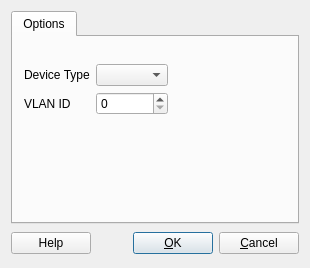
<ui version="4.0" >
 <class>vlanOnlyIfaceOptsDialog_q</class>
 <widget class="QDialog" name="vlanOnlyIfaceOptsDialog_q" >
  <property name="geometry" >
   <rect>
    <x>0</x>
    <y>0</y>
    <width>310</width>
    <height>268</height>
   </rect>
  </property>
  <property name="windowTitle" >
   <string>Vlan interface settings</string>
  </property>
  <layout class="QGridLayout" >
   <item row="1" column="0" >
    <layout class="QHBoxLayout" >
     <item>
      <widget class="QPushButton" name="buttonHelp" >
       <property name="text" >
        <string>Help</string>
       </property>
      </widget>
     </item>
     <item>
      <spacer>
       <property name="orientation" >
        <enum>Qt::Horizontal</enum>
       </property>
       <property name="sizeType" >
        <enum>QSizePolicy::Expanding</enum>
       </property>
       <property name="sizeHint" stdset="0" >
        <size>
         <width>151</width>
         <height>27</height>
        </size>
       </property>
      </spacer>
     </item>
     <item>
      <widget class="QPushButton" name="buttonOk" >
       <property name="text" >
        <string>&amp;OK</string>
       </property>
       <property name="shortcut" >
        <string/>
       </property>
       <property name="autoDefault" >
        <bool>true</bool>
       </property>
       <property name="default" >
        <bool>true</bool>
       </property>
      </widget>
     </item>
     <item>
      <widget class="QPushButton" name="buttonCancel" >
       <property name="text" >
        <string>&amp;Cancel</string>
       </property>
       <property name="shortcut" >
        <string/>
       </property>
       <property name="autoDefault" >
        <bool>true</bool>
       </property>
      </widget>
     </item>
    </layout>
   </item>
   <item row="0" column="0" >
    <widget class="QTabWidget" name="tabWidget" >
     <property name="tabShape" >
      <enum>QTabWidget::Rounded</enum>
     </property>
     <property name="currentIndex" >
      <number>0</number>
     </property>
     <widget class="QWidget" name="tab" >
      <attribute name="title" >
       <string>Options</string>
      </attribute>
      <attribute name="icon" >
       <iconset resource="MainRes.qrc" >
        <normaloff>:/Icons/Options</normaloff>:/Icons/Options</iconset>
      </attribute>
      <layout class="QGridLayout" name="gridLayout" >
       <item row="0" column="0" >
        <spacer>
         <property name="orientation" >
          <enum>Qt::Vertical</enum>
         </property>
         <property name="sizeType" >
          <enum>QSizePolicy::Fixed</enum>
         </property>
         <property name="sizeHint" stdset="0" >
          <size>
           <width>20</width>
           <height>16</height>
          </size>
         </property>
        </spacer>
       </item>
       <item row="1" column="0" >
        <widget class="QLabel" name="iface_type_label" >
         <property name="layoutDirection" >
          <enum>Qt::RightToLeft</enum>
         </property>
         <property name="text" >
          <string>Device Type</string>
         </property>
        </widget>
       </item>
       <item row="1" column="1" >
        <widget class="QComboBox" name="iface_type" />
       </item>
       <item row="2" column="0" >
        <widget class="QLabel" name="vlan_label" >
         <property name="enabled" >
          <bool>true</bool>
         </property>
         <property name="layoutDirection" >
          <enum>Qt::RightToLeft</enum>
         </property>
         <property name="text" >
          <string>VLAN ID</string>
         </property>
        </widget>
       </item>
       <item row="2" column="1" >
        <widget class="QSpinBox" name="vlan_id" >
         <property name="maximum" >
          <number>4095</number>
         </property>
        </widget>
       </item>
       <item row="2" column="2" >
        <spacer name="horizontalSpacer" >
         <property name="orientation" >
          <enum>Qt::Horizontal</enum>
         </property>
         <property name="sizeHint" stdset="0" >
          <size>
           <width>92</width>
           <height>20</height>
          </size>
         </property>
        </spacer>
       </item>
       <item row="3" column="1" >
        <spacer>
         <property name="orientation" >
          <enum>Qt::Vertical</enum>
         </property>
         <property name="sizeHint" stdset="0" >
          <size>
           <width>20</width>
           <height>40</height>
          </size>
         </property>
        </spacer>
       </item>
      </layout>
     </widget>
    </widget>
   </item>
  </layout>
 </widget>
 <layoutdefault spacing="6" margin="11" />
 <tabstops>
  <tabstop>buttonOk</tabstop>
  <tabstop>buttonCancel</tabstop>
  <tabstop>tabWidget</tabstop>
 </tabstops>
 <resources>
  <include location="MainRes.qrc" />
 </resources>
 <connections>
  <connection>
   <sender>buttonOk</sender>
   <signal>clicked()</signal>
   <receiver>vlanOnlyIfaceOptsDialog_q</receiver>
   <slot>accept()</slot>
   <hints>
    <hint type="sourcelabel" >
     <x>316</x>
     <y>472</y>
    </hint>
    <hint type="destinationlabel" >
     <x>20</x>
     <y>20</y>
    </hint>
   </hints>
  </connection>
  <connection>
   <sender>buttonCancel</sender>
   <signal>clicked()</signal>
   <receiver>vlanOnlyIfaceOptsDialog_q</receiver>
   <slot>reject()</slot>
   <hints>
    <hint type="sourcelabel" >
     <x>397</x>
     <y>472</y>
    </hint>
    <hint type="destinationlabel" >
     <x>20</x>
     <y>20</y>
    </hint>
   </hints>
  </connection>
  <connection>
   <sender>buttonHelp</sender>
   <signal>clicked()</signal>
   <receiver>vlanOnlyIfaceOptsDialog_q</receiver>
   <slot>help()</slot>
   <hints>
    <hint type="sourcelabel" >
     <x>68</x>
     <y>464</y>
    </hint>
    <hint type="destinationlabel" >
     <x>231</x>
     <y>245</y>
    </hint>
   </hints>
  </connection>
  <connection>
   <sender>iface_type</sender>
   <signal>currentIndexChanged(QString)</signal>
   <receiver>vlanOnlyIfaceOptsDialog_q</receiver>
   <slot>typeChanged(QString)</slot>
   <hints>
    <hint type="sourcelabel" >
     <x>287</x>
     <y>196</y>
    </hint>
    <hint type="destinationlabel" >
     <x>286</x>
     <y>261</y>
    </hint>
   </hints>
  </connection>
 </connections>
 <slots>
  <slot>typeChanged(QString)</slot>
 </slots>
</ui>
